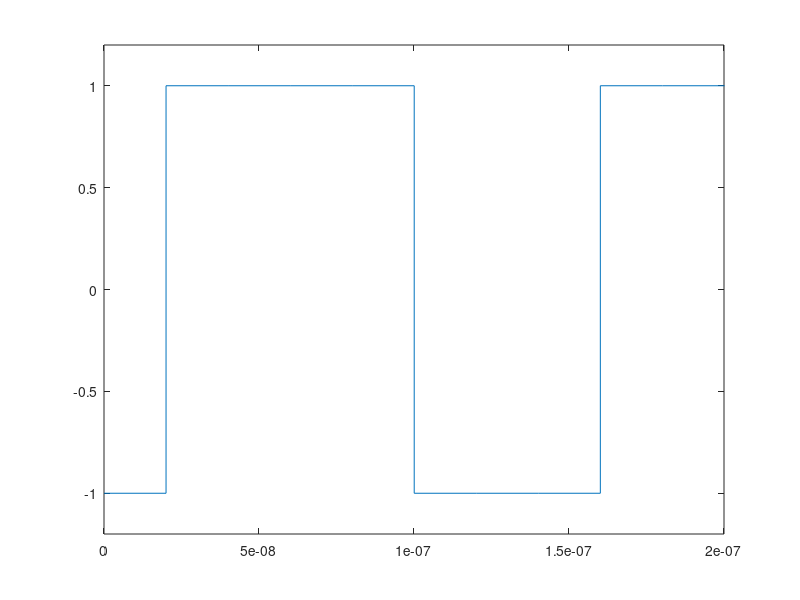

Source code (MATLAB):
%AMI
d=randi(2,1,1500)-1;
R=50e6;
Tb=1/R;
Nb=length(d);
Timewindow =Nb*Tb;
ts=Timewindow/(Nb-1);
t=0:ts:Timewindow;
y=zeros(size(t));
code =[];
s = 1;
for k = 1:Nb
    if d(k) == 0
        code(k) = 0;
    else
        s = s+1;
    end
    if mod(s,2)==0
        code(k) = 1;
    else
        code(k) = -1;
    end
end
stairs(t,code);
axis([0 2e-7 -1.2 1.2]);
